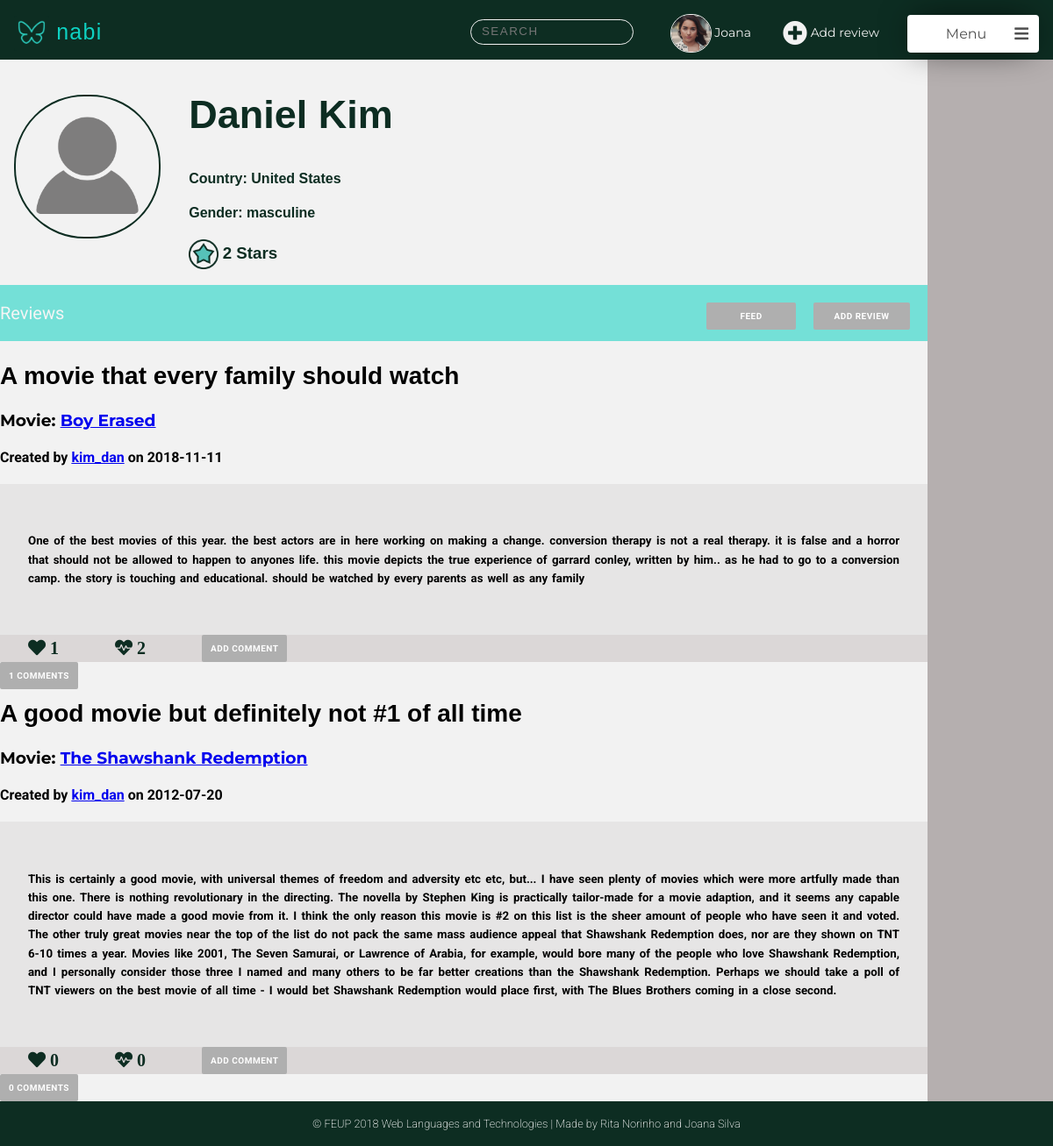
The page /pages/profile.php?username=kim_dan (signed in) on the database its author committed.
### tables this page shows
CREATE TABLE User (
    ID        INTEGER PRIMARY KEY AUTOINCREMENT,
    FirstName STRING NOT NULL,
    LastName  STRING NOT NULL,
    Username  STRING UNIQUE NOT NULL,
    Gender    STRING NOT NULL,
    Birthday  DATE NOT NULL,
    Country   STRING NOT NULL,
    Email     STRING UNIQUE NOT NULL,
    Password  CHAR (256) NOT NULL,  
    Photo     STRING DEFAULT "default.jpg",
    Points    INTEGER
    
);

CREATE TABLE Review (
    ID          INTEGER PRIMARY KEY AUTOINCREMENT,
    Title       STRING  NOT NULL,
    UserID      INTEGER REFERENCES User(ID) ON DELETE CASCADE,
    MovieID     INTEGER REFERENCES Movie(ID) ON DELETE CASCADE,
    ReviewDate  DATE NOT NULL,
    Description STRING NOT NULL
    
);

### pages/profile.php (called while the page is built, shortened)
<?php
    include_once('../templates/common/tpl_header.php');
    include_once('../templates/common/tpl_nav_bar.php');
    include_once('../templates/tpl_profile.php');
    include_once('../templates/tpl_draw_reviews.php');
    include_once('../templates/common/tpl_footer.php');
    include_once('../database/db_user.php');
    if (isset($_GET['username'])){
        $username=$_GET['username'];
    }
    else {
        $username=$_SESSION['username'];
    }
    $user_info = getUserInfo($username);
    $user_reviews=getUserReviews($username);
    foreach ($user_reviews as $k => $review){
        $user_reviews[$k]['MovieName'] = getMovieName($review['MovieID']);
        $user_reviews[$k]['UserName'] = $user_info['Username'];
        $user_reviews[$k]['NumberComments'] = getNumberComments($review['ID'],$review['UserID']);
        $user_reviews[$k]['Heart'] = getLikesReview($review['ID']);
        $user_reviews[$k]['Dislike'] = getDisLikesReview($review['ID']);
        $user_reviews[$k]['Comments']=getCommentsReview($review['ID']);
        foreach($user_reviews[$k]['Comments'] as $j => $comment){
            $user_reviews[$k]['Comments'][$j]['Username']=getUsername($comment['UserID']);
            $user_reviews[$k]['Comments'][$j]['Likes']=getLikesComment($comment['ID']);
            $user_reviews[$k]['Comments'][$j]['Dislikes']=getDislikesComment($comment['ID']);
        }
    }
    $allMovies=getAllMovies();
    $allReviews=getAllReviews();
    $allMoviesAndReviews = array('movies'=> $allMovies,'reviews'=>$allReviews);
    draw_profile($user_info,$user_reviews,$allMoviesAndReviews);
?>

### database/db_user.php (called while the page is built, shortened)
<?php
  function getID($username) {
    $db = Database::instance()->db();
    try {
      $stmt = $db->prepare('SELECT ID FROM User WHERE username = ?');
      $stmt->execute(array($username));
      if($row = $stmt->fetch()){
        return $row['ID'];
      }
    }catch(PDOException $e) {
      return -1;
    }
  }
  function getUserInfo($username) {
      $db = Database::instance()->db();
      $stmt = $db->prepare('SELECT * FROM User WHERE username = ?');
      $stmt->execute(array($username));
      return  $stmt->fetch();
  }
  function getUserFirstName($username) {
    $db = Database::instance()->db();
    try {
    $stmt = $db->prepare('SELECT FirstName FROM User WHERE username = ?');
    $stmt->execute(array($username));
    if($row = $stmt->fetch()){
      return $row['FirstName'];
    }
    }catch(PDOException $e) {
      return -1;
    }
  }
  function getUserReviews($username){
    $id=getID($username);
    $db = Database::instance()->db();
    $allReviews= $db->prepare('SELECT * FROM Review WHERE UserID = ?');
    $allReviews->execute(array($id));
    $reviews= $allReviews->fetchAll();
    return $reviews;
  }
?>

### templates/common/tpl_nav_bar.php (the view, shortened to what this page needs)
<?php function draw_nav($userinfo,$allMoviesAndReviews){ ?>
<ul class="feed_nav">
<li>
<div class="nav_logo">
 <a href="main_page.php"><p>  <img src="../assets/mininabi.png" alt="Nabi logo (butterfly)" width="40" height="40"> nabi </p> </a>
</div>
</li>
<li>
<div class="search_container">
   <input class="search_input" type="text" onkeyup="searchFunction()" placeholder="Search">
</div>
</li>
<li>  <a class="profile_nav_btn" href="profile.php">
<?php if(!(file_exists("../assets/profilePhotos/".getID($_SESSION['username']).".jpg"))){ ?>
   <img src="../assets/profilePhotos/default.jpg" width="100" height="100" alt="profile avatar">
<?php } else{ ?>
   <img src="../assets/profilePhotos/<?=getID($_SESSION['username'])?>.jpg" width="100" height="100" alt="profile avatar">
<?php } ?>
<?php echo htmlentities(getUserFirstName($_SESSION['username'])) ?>
</a> </li>
<li> <a class="add_review_btn" onclick="openBox('Add Review')"> <span class="fas fa-plus-circle"></span> Add review </a> </li>
<li>
<div class="menu">
   <div class="title" onclick="show_dropdown_menu()"> Menu <span class="fa fa-bars"></span> <div class="arrow"> </div> </div>
</div>
</li>
</ul>
<?php } ?>

### templates/tpl_profile.php (shortened to what this page needs)
<body>
<?php function draw_profile($userinfo, $reviews,$allMoviesAndReviews) { ?>
<div class="profile_container" id=<?=$userinfo['ID']?>>
    <div class="profile_header">
        <header>
            <?php draw_nav($userinfo,$allMoviesAndReviews); ?>
       </header>
    </div>
    <div class="side_nav">
    </div>
      <div class="profile_photo">
          <?php if(!(file_exists("../assets/profilePhotos/".$userinfo['ID'].".jpg"))){ ?>
            <img src="../assets/profilePhotos/default.jpg" width="100" height="100" alt="profile avatar">
          <?php } else{ ?>
            <img src="../assets/profilePhotos/<?=$userinfo['ID']?>.jpg" width="100" height="100" alt="profile avatar">
           <?php } ?>
     </div>
    <div class="profile_info" >
        <div class="profile_name">
            <h2>
            <?php echo htmlentities($userinfo['FirstName'])?>  <?php echo htmlentities($userinfo['LastName'])?>
            </h2>
        </div>
        <div class="profile_country">
            <h4> Country:  <?php echo htmlentities($userinfo['Country'])?></h4>
        </div>
        <div class="profile_gender">
            <h4> Gender:   <?php echo htmlentities($userinfo['Gender'])?> </h4>
        </div>
        <div class="profile_points">
        <h3><img src="../assets/star.png" alt ="star icon" >
            <span><?=$userinfo['Points']?></span> Stars </h3>
        </div>
    </div>
    <div class="Reviews">
        <p>Reviews
        <input  onclick="openBox('Add Review')" type="submit" value ="Add Review">
        <a href="main_page.php"> Feed </a>
        </p>
    </div>
     <div class="profile_reviews">
        <?php draw_reviews($reviews); ?>
    </div>
    <div class="profile_footer">
    </div>
    </div>
<?php } ?>
    </body>
    </html>

### templates/tpl_draw_reviews.php (shortened to what this page needs)
<body>
    <?php function draw_reviews($reviews){?>
    <?php foreach($reviews as $review){?>
        <article data-id="<?=$review['ID']?>" user-id="<?=$review['UserID']?>">
        <div class="review_info">
             <h2><?=$review['Title']?> </h2>
            <h3> Movie: <a href="movie.php?movie_id=<?php echo htmlentities($review['MovieID'])?>"><?=$review['MovieName']?></a> </h3>
            <h4> Created by
            <a href="profile.php?username=<?php echo htmlentities($review['UserName'])?>"><?=$review['UserName']?></a>
            on <?=$review['ReviewDate']?></h4>
        </div>
        <div class="review_content">
            <h5><?=$review['Description']?></h5>
        </div>
        <div class="review_options">
            <ul class="review_nav">
              <li>
                <div class="likes">
                    <span id="review_likes" class="fas fa-heart" >
                    <?=$review['Heart']?></span>
                </div>
              </li>
              <li>
                <div class="dislikes">
                    <span id="review_dislikes" class="fas fa-heartbeat">
                    <?=$review['Dislike']?></span>
                </div>
              </li>
              <li>
              <input type="button"  name="addComment" value="Add Comment">
              </li>
             </ul>
        </div>
         <div class="comments">
         <input type="button" value="<?=$review['NumberComments']?> Comments">
            <br>
        </div>
        </article>
        <?php }?>
    <?php }?>

### rows shown on the page
user: FirstName "Joana"
user: FirstName "Daniel", LastName "Kim", Country "United States", Gender "masculine", Points "2"
review: Title "A movie that every family should watch", MovieName "Boy Erased", UserName "kim_dan", ReviewDate "2018-11-11", Description "One of the best movies of this year. the best actors are in here working on making a change. conversion therapy is not a real therapy. it is false and a horror that should not be allowed to happen to anyones life. this movie depicts the true experience of garrard conley, written by him.. as he had to go to a conversion camp. the story is touching and educational. should be watched by every parents as well as any family", Heart "1", ID "2"
review: Title "A good movie but definitely not #1 of all time", MovieName "The Shawshank Redemption", UserName "kim_dan", ReviewDate "2012-07-20", Description "This is certainly a good movie, with universal themes of freedom and adversity etc etc, but... I have seen plenty of movies which were more artfully made than this one. There is nothing revolutionary in the directing. The novella by Stephen King is practically tailor-made for a movie adaption, and it seems any capable director could have made a good movie from it. I think the only reason this movie is #2 on this list is the sheer amount of people who have seen it and voted. The other truly great movies near the top of the list do not pack the same mass audience appeal that Shawshank Redemption does, nor are they shown on TNT 6-10 times a year. Movies like 2001, The Seven Samurai, or…", Heart "0", Dislike "0"
